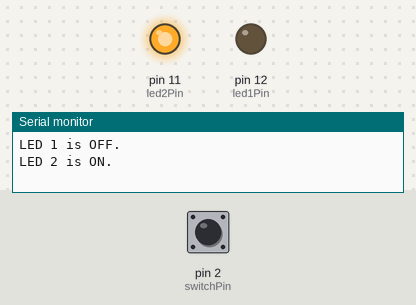
Bench run of a sketch on a simulated Arduino Uno, built with avr-gcc and run on an emulated ATmega328P. Shown: output pins drawn as LEDs (lit = HIGH), the last lines printed to the serial monitor. The inputs (shaded band) are chosen by the test bench; at power-on: pin 2 (switchPin) HIGH.

Above: at 1.2 s.
1.3 s: pin 2 (switchPin) pulled LOW for 0.15 s
At 1.37 s:
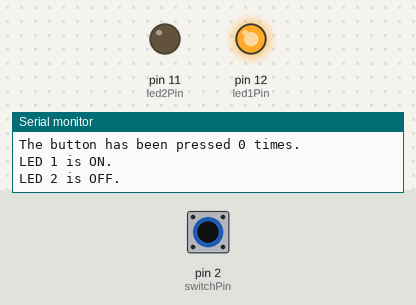
2.9 s: pin 2 (switchPin) pulled LOW for 3.2 s
At 6.7 s:
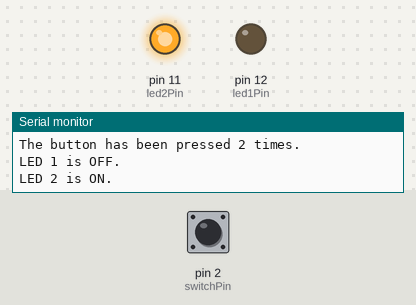
Timing chart, 0 to 8.2 s (numbered marks = the images above; inputs shaded):
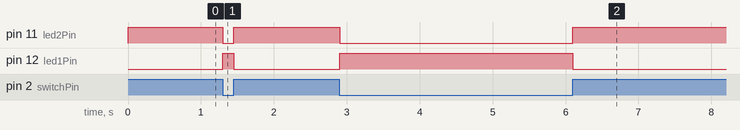

Measured:
- after the input at 1.3 s, pin 11 (led2Pin): HIGH → LOW at once, → HIGH 0.15 s later; pin 12 (led1Pin): LOW → HIGH at once, → LOW 0.15 s later
- after the input at 2.9 s, pin 11 (led2Pin): HIGH → LOW at once, → HIGH 3.2 s later; pin 12 (led1Pin): LOW → HIGH at once, → LOW 3.2 s later

The sketch:

partC.ino
```cpp
/*

   pew

*/

int led1Pin = 12;   // first LED is connected to pin 12
int led2Pin = 11;   // second LED is connected to pin 11
int switchPin = 2;  // switch is connected to pin 2

int val;                    // variable for reading the pin status
unsigned int presses = 0;   // number of button presses

void setup() {
    pinMode(led1Pin, OUTPUT);   // Set the LED pin as output
    pinMode(led2Pin, OUTPUT);
    pinMode(switchPin, INPUT);  // Set the switch pin as input

    Serial.begin(9600); // start serial communications
}

void loop() {
    val = digitalRead(switchPin);   // read input value and store it in val

    if (val == LOW) {   // check if the button is pressed
        presses++;  // one button press!

        digitalWrite(led1Pin, HIGH);    // turn first LED on
        digitalWrite(led2Pin, LOW);     // turn off second LED

        Serial.println("LED 1 is ON.");
        Serial.println("LED 2 is OFF.");
    }

    if (val == HIGH) {  // check if the button is not pressed
        digitalWrite(led1Pin, LOW);     // turn first LED off
        digitalWrite(led2Pin, HIGH);    // turn on second LED

        Serial.println("LED 1 is OFF.");
        Serial.println("LED 2 is ON.");
    }

    while (val == digitalRead(switchPin))
    {
        // do nothing because the state has not changed
    }

    Serial.print("The button has been pressed ");
    Serial.print(presses);
    Serial.println(" times.");
}
```
